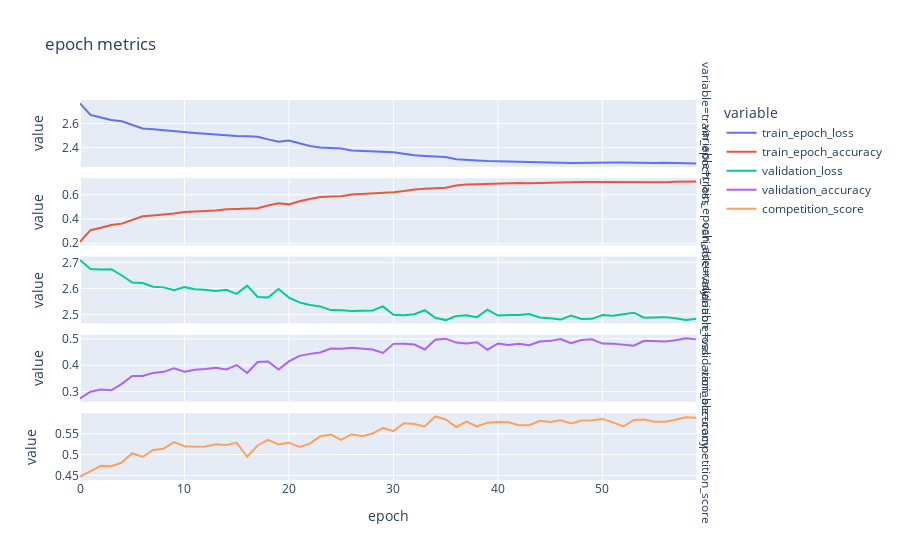
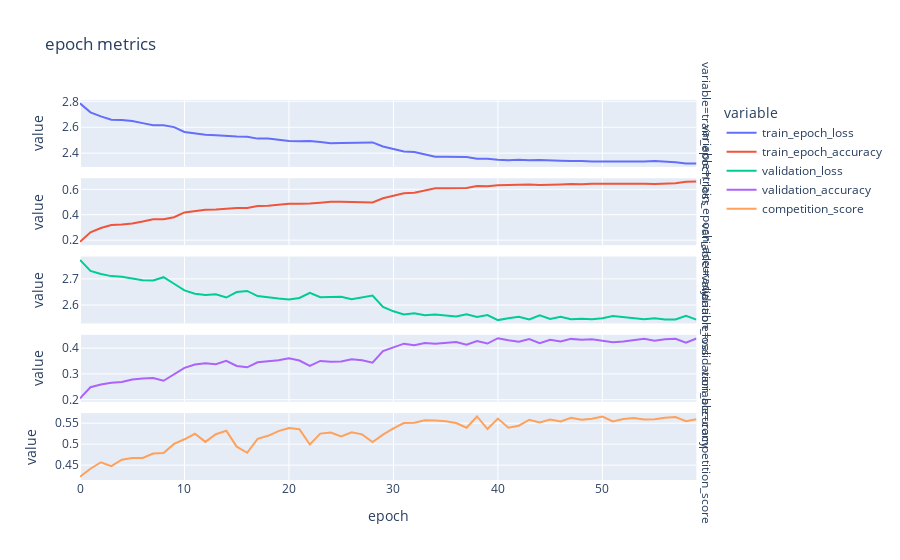
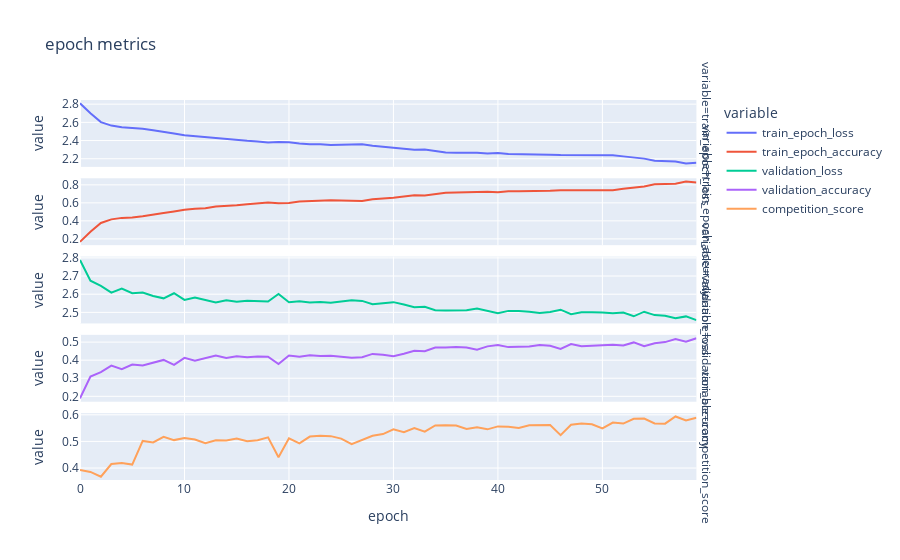
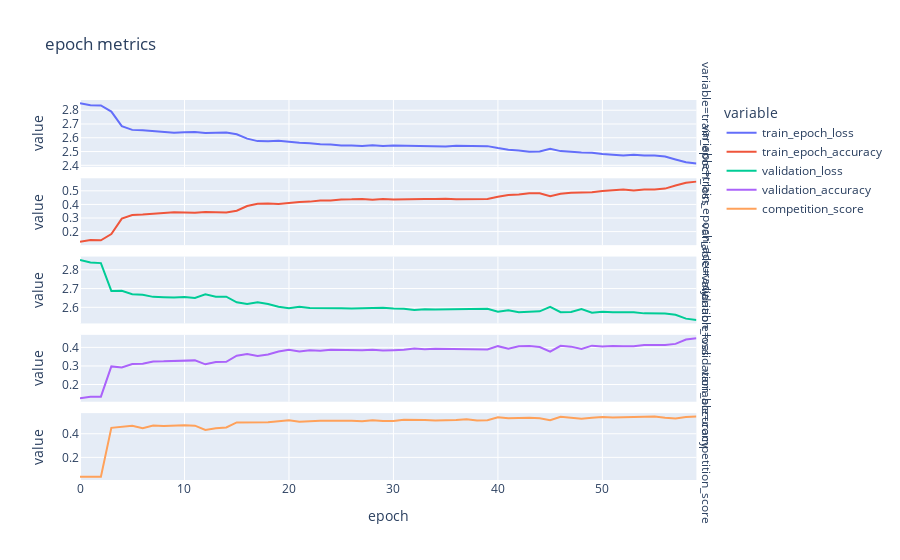

Notebook code cell kept with these figures, in order:
### Markdown cell above
## Cross validation training

### Code cell
NB_CROSS_VALIDATIONS = 5
fold_patterns = join(dataset_path, "preprocessed_dataset", "fold*")
fold_pths = glob(fold_patterns)[:NB_CROSS_VALIDATIONS]
all_training_metrics = {}

for fold_idx, fold_pth in enumerate(fold_pths):
    print("training:", fold_idx + 1)
    train_dataset = CMIDataset(fold_pth, "train")
    train_data_loader = DL(train_dataset, BATCH_SIZE, shuffle=True)
    validation_dataset = CMIDataset(fold_pth, "validation")
    validation_data_loader = DL(validation_dataset, BATCH_SIZE, shuffle=False)
    _, training_metrics, _ = mk_model_and_fit(train_data_loader, validation_data_loader)
    all_training_metrics["fold_" + str(fold_idx)] = training_metrics
    plt_validation_split_training_metrics(training_metrics)
    print("=========================")

all_training_metrics = pd.concat(all_training_metrics)

### Figure 1 — Plotly figure (JSON) as saved in the notebook; plotly's stock layout.template omitted (floating-point values rounded to 4 significant figures)
{"data": [{"hovertemplate": "variable=train_epoch_loss<br>epoch=%{x}<br>value=%{y}<extra></extra>", "legendgroup": "train_epoch_loss", "line": {"color": "#636efa", "dash": "solid"}, "marker": {"symbol": "circle"}, "mode": "lines", "name": "train_epoch_loss", "orientation": "v", "showlegend": true, "type": "scatter", "x": [0, 1, 2, 3, 4, 5, 6, 7, 8, 9, 10, 11, 12, 13, 14, 15, 16, 17, 18, 19, 20, 21, 22, 23, 24, 25, 26, 27, 28, 29, 30, 31, 32, 33, 34, 35, 36, 37, 38, 39, 40, 41, 42, 43, 44, 45, 46, 47, 48, 49, 50, 51, 52, 53, 54, 55, 56, 57, 58, 59], "xaxis": "x5", "y": [2.766, 2.671, 2.648, 2.628, 2.618, 2.591, 2.56, 2.552, 2.544, 2.536, 2.523, 2.521, 2.515, 2.509, 2.5, 2.496, 2.496, 2.491, 2.469, 2.451, 2.459, 2.434, 2.415, 2.401, 2.395, 2.393, 2.379, 2.374, 2.37, 2.368, 2.362, 2.351, 2.338, 2.332, 2.327, 2.323, 2.306, 2.299, 2.296, 2.291, 2.29, 2.286, 2.283, 2.286, 2.283, 2.283, 2.278, 2.274, 2.274, 2.275, 2.275, 2.278, 2.28, 2.277, 2.277, 2.276, 2.277, 2.273, 2.271, 2.27], "yaxis": "y5"}, {"hovertemplate": "variable=train_epoch_accuracy<br>epoch=%{x}<br>value=%{y}<extra></extra>", "legendgroup": "train_epoch_accuracy", "line": {"color": "#EF553B", "dash": "solid"}, "marker": {"symbol": "circle"}, "mode": "lines", "name": "train_epoch_accuracy", "orientation": "v", "showlegend": true, "type": "scatter", "x": [0, 1, 2, 3, 4, 5, 6, 7, 8, 9, 10, 11, 12, 13, 14, 15, 16, 17, 18, 19, 20, 21, 22, 23, 24, 25, 26, 27, 28, 29, 30, 31, 32, 33, 34, 35, 36, 37, 38, 39, 40, 41, 42, 43, 44, 45, 46, 47, 48, 49, 50, 51, 52, 53, 54, 55, 56, 57, 58, 59], "xaxis": "x4", "y": [0.212, 0.3079, 0.3275, 0.3509, 0.3621, 0.3922, 0.4226, 0.4291, 0.4359, 0.4451, 0.4584, 0.46, 0.4662, 0.4709, 0.4807, 0.4834, 0.4841, 0.4894, 0.5113, 0.5307, 0.5211, 0.5473, 0.5654, 0.5811, 0.5862, 0.5881, 0.6026, 0.6071, 0.611, 0.6122, 0.6213, 0.6319, 0.6444, 0.6499, 0.6547, 0.6579, 0.6764, 0.6845, 0.6862, 0.6905, 0.6911, 0.6958, 0.6981, 0.6954, 0.6981, 0.6977, 0.7034, 0.7065, 0.7065, 0.7054, 0.7048, 0.7018, 0.7005, 0.7032, 0.703, 0.7046, 0.7028, 0.7067, 0.7085, 0.7087], "yaxis": "y4"}, {"hovertemplate": "variable=validation_loss<br>epoch=%{x}<br>value=%{y}<extra></extra>", "legendgroup": "validation_loss", "line": {"color": "#00cc96", "dash": "solid"}, "marker": {"symbol": "circle"}, "mode": "lines", "name": "validation_loss", "orientation": "v", "showlegend": true, "type": "scatter", "x": [0, 1, 2, 3, 4, 5, 6, 7, 8, 9, 10, 11, 12, 13, 14, 15, 16, 17, 18, 19, 20, 21, 22, 23, 24, 25, 26, 27, 28, 29, 30, 31, 32, 33, 34, 35, 36, 37, 38, 39, 40, 41, 42, 43, 44, 45, 46, 47, 48, 49, 50, 51, 52, 53, 54, 55, 56, 57, 58, 59], "xaxis": "x3", "y": [2.709, 2.675, 2.673, 2.674, 2.65, 2.623, 2.621, 2.607, 2.604, 2.594, 2.605, 2.597, 2.595, 2.59, 2.595, 2.58, 2.611, 2.568, 2.566, 2.598, 2.566, 2.547, 2.537, 2.532, 2.517, 2.517, 2.514, 2.516, 2.516, 2.532, 2.5, 2.497, 2.502, 2.517, 2.488, 2.479, 2.495, 2.498, 2.491, 2.519, 2.497, 2.499, 2.499, 2.502, 2.489, 2.486, 2.481, 2.497, 2.484, 2.484, 2.499, 2.496, 2.502, 2.507, 2.488, 2.489, 2.491, 2.487, 2.48, 2.485], "yaxis": "y3"}, {"hovertemplate": "variable=validation_accuracy<br>epoch=%{x}<br>value=%{y}<extra></extra>", "legendgroup": "validation_accuracy", "line": {"color": "#ab63fa", "dash": "solid"}, "marker": {"symbol": "circle"}, "mode": "lines", "name": "validation_accuracy", "orientation": "v", "showlegend": true, "type": "scatter", "x": [0, 1, 2, 3, 4, 5, 6, 7, 8, 9, 10, 11, 12, 13, 14, 15, 16, 17, 18, 19, 20, 21, 22, 23, 24, 25, 26, 27, 28, 29, 30, 31, 32, 33, 34, 35, 36, 37, 38, 39, 40, 41, 42, 43, 44, 45, 46, 47, 48, 49, 50, 51, 52, 53, 54, 55, 56, 57, 58, 59], "xaxis": "x2", "y": [0.2741, 0.2996, 0.308, 0.3047, 0.329, 0.3589, 0.359, 0.371, 0.3749, 0.3887, 0.3752, 0.3829, 0.3857, 0.3908, 0.3841, 0.4007, 0.3706, 0.4119, 0.414, 0.3835, 0.4144, 0.4356, 0.4432, 0.4484, 0.4635, 0.4622, 0.4662, 0.4638, 0.4596, 0.4467, 0.4812, 0.4821, 0.4785, 0.4599, 0.4969, 0.5009, 0.4859, 0.4823, 0.4872, 0.4589, 0.4828, 0.477, 0.4816, 0.4764, 0.4901, 0.4926, 0.4997, 0.4841, 0.4956, 0.4985, 0.4821, 0.4821, 0.477, 0.474, 0.4929, 0.4916, 0.4899, 0.495, 0.5028, 0.4983], "yaxis": "y2"}, {"hovertemplate": "variable=competition_score<br>epoch=%{x}<br>value=%{y}<extra></extra>", "legendgroup": "competition_score", "line": {"color": "#FFA15A", "dash": "solid"}, "marker": {"symbol": "circle"}, "mode": "lines", "name": "competition_score", "orientation": "v", "showlegend": true, "type": "scatter", "x": [0, 1, 2, 3, 4, 5, 6, 7, 8, 9, 10, 11, 12, 13, 14, 15, 16, 17, 18, 19, 20, 21, 22, 23, 24, 25, 26, 27, 28, 29, 30, 31, 32, 33, 34, 35, 36, 37, 38, 39, 40, 41, 42, 43, 44, 45, 46, 47, 48, 49, 50, 51, 52, 53, 54, 55, 56, 57, 58, 59], "xaxis": "x", "y": [0.447, 0.4599, 0.4728, 0.4721, 0.4808, 0.503, 0.4942, 0.5111, 0.514, 0.5297, 0.5197, 0.5185, 0.5192, 0.5248, 0.5227, 0.528, 0.4947, 0.5217, 0.5351, 0.524, 0.5283, 0.518, 0.5261, 0.544, 0.5479, 0.5349, 0.5487, 0.5435, 0.5501, 0.5636, 0.5561, 0.5748, 0.5728, 0.5673, 0.5911, 0.5837, 0.5659, 0.5789, 0.5675, 0.5763, 0.5781, 0.5773, 0.5701, 0.5703, 0.5805, 0.5781, 0.5818, 0.5745, 0.5812, 0.5822, 0.5852, 0.5769, 0.567, 0.5824, 0.5836, 0.5783, 0.5785, 0.583, 0.589, 0.5877], "yaxis": "y"}], "layout": {"annotations": [{"font": {}, "showarrow": false, "text": "variable=competition_score", "textangle": 90, "x": 0.98, "xanchor": "left", "xref": "paper", "y": 0.088, "yanchor": "middle", "yref": "paper"}, {"font": {}, "showarrow": false, "text": "variable=validation_accuracy", "textangle": 90, "x": 0.98, "xanchor": "left", "xref": "paper", "y": 0.294, "yanchor": "middle", "yref": "paper"}, {"font": {}, "showarrow": false, "text": "variable=validation_loss", "textangle": 90, "x": 0.98, "xanchor": "left", "xref": "paper", "y": 0.5, "yanchor": "middle", "yref": "paper"}, {"font": {}, "showarrow": false, "text": "variable=train_epoch_accuracy", "textangle": 90, "x": 0.98, "xanchor": "left", "xref": "paper", "y": 0.706, "yanchor": "middle", "yref": "paper"}, {"font": {}, "showarrow": false, "text": "variable=train_epoch_loss", "textangle": 90, "x": 0.98, "xanchor": "left", "xref": "paper", "y": 0.912, "yanchor": "middle", "yref": "paper"}], "legend": {"title": {"text": "variable"}, "tracegroupgap": 0}, "title": {"text": "epoch metrics"}, "xaxis": {"anchor": "y", "domain": [0, 0.98], "title": {"text": "epoch"}}, "xaxis2": {"anchor": "y2", "domain": [0, 0.98], "matches": "x", "showticklabels": false}, "xaxis3": {"anchor": "y3", "domain": [0, 0.98], "matches": "x", "showticklabels": false}, "xaxis4": {"anchor": "y4", "domain": [0, 0.98], "matches": "x", "showticklabels": false}, "xaxis5": {"anchor": "y5", "domain": [0, 0.98], "matches": "x", "showticklabels": false}, "yaxis": {"anchor": "x", "domain": [0, 0.176], "title": {"text": "value"}}, "yaxis2": {"anchor": "x2", "domain": [0.206, 0.382], "title": {"text": "value"}}, "yaxis3": {"anchor": "x3", "domain": [0.412, 0.588], "title": {"text": "value"}}, "yaxis4": {"anchor": "x4", "domain": [0.618, 0.794], "title": {"text": "value"}}, "yaxis5": {"anchor": "x5", "domain": [0.824, 1], "title": {"text": "value"}}}}

### Figure 2 — Plotly figure (JSON) as saved in the notebook; plotly's stock layout.template omitted (floating-point values rounded to 4 significant figures)
{"data": [{"hovertemplate": "variable=train_epoch_loss<br>epoch=%{x}<br>value=%{y}<extra></extra>", "legendgroup": "train_epoch_loss", "line": {"color": "#636efa", "dash": "solid"}, "marker": {"symbol": "circle"}, "mode": "lines", "name": "train_epoch_loss", "orientation": "v", "showlegend": true, "type": "scatter", "x": [0, 1, 2, 3, 4, 5, 6, 7, 8, 9, 10, 11, 12, 13, 14, 15, 16, 17, 18, 19, 20, 21, 22, 23, 24, 25, 26, 27, 28, 29, 30, 31, 32, 33, 34, 35, 36, 37, 38, 39, 40, 41, 42, 43, 44, 45, 46, 47, 48, 49, 50, 51, 52, 53, 54, 55, 56, 57, 58, 59], "xaxis": "x5", "y": [2.784, 2.715, 2.683, 2.659, 2.657, 2.648, 2.632, 2.616, 2.615, 2.601, 2.563, 2.554, 2.542, 2.539, 2.533, 2.528, 2.527, 2.512, 2.512, 2.501, 2.495, 2.493, 2.493, 2.486, 2.477, 2.478, 2.479, 2.48, 2.483, 2.452, 2.432, 2.412, 2.409, 2.392, 2.372, 2.373, 2.372, 2.37, 2.356, 2.356, 2.35, 2.346, 2.35, 2.344, 2.347, 2.342, 2.342, 2.339, 2.34, 2.336, 2.335, 2.338, 2.335, 2.333, 2.336, 2.339, 2.335, 2.331, 2.321, 2.32], "yaxis": "y5"}, {"hovertemplate": "variable=train_epoch_accuracy<br>epoch=%{x}<br>value=%{y}<extra></extra>", "legendgroup": "train_epoch_accuracy", "line": {"color": "#EF553B", "dash": "solid"}, "marker": {"symbol": "circle"}, "mode": "lines", "name": "train_epoch_accuracy", "orientation": "v", "showlegend": true, "type": "scatter", "x": [0, 1, 2, 3, 4, 5, 6, 7, 8, 9, 10, 11, 12, 13, 14, 15, 16, 17, 18, 19, 20, 21, 22, 23, 24, 25, 26, 27, 28, 29, 30, 31, 32, 33, 34, 35, 36, 37, 38, 39, 40, 41, 42, 43, 44, 45, 46, 47, 48, 49, 50, 51, 52, 53, 54, 55, 56, 57, 58, 59], "xaxis": "x4", "y": [0.1866, 0.2618, 0.2954, 0.3188, 0.3223, 0.3313, 0.3463, 0.3641, 0.3651, 0.3801, 0.418, 0.4268, 0.4398, 0.4403, 0.4479, 0.453, 0.4522, 0.4683, 0.4703, 0.4789, 0.4854, 0.4871, 0.4877, 0.4947, 0.5027, 0.5017, 0.5002, 0.5002, 0.4967, 0.5293, 0.5488, 0.5687, 0.5736, 0.5904, 0.6085, 0.6083, 0.6083, 0.6109, 0.6253, 0.6242, 0.631, 0.6341, 0.6318, 0.6371, 0.6341, 0.6386, 0.6382, 0.6415, 0.6396, 0.6445, 0.6452, 0.6416, 0.6454, 0.6462, 0.6445, 0.6412, 0.6449, 0.6486, 0.6595, 0.6605], "yaxis": "y4"}, {"hovertemplate": "variable=validation_loss<br>epoch=%{x}<br>value=%{y}<extra></extra>", "legendgroup": "validation_loss", "line": {"color": "#00cc96", "dash": "solid"}, "marker": {"symbol": "circle"}, "mode": "lines", "name": "validation_loss", "orientation": "v", "showlegend": true, "type": "scatter", "x": [0, 1, 2, 3, 4, 5, 6, 7, 8, 9, 10, 11, 12, 13, 14, 15, 16, 17, 18, 19, 20, 21, 22, 23, 24, 25, 26, 27, 28, 29, 30, 31, 32, 33, 34, 35, 36, 37, 38, 39, 40, 41, 42, 43, 44, 45, 46, 47, 48, 49, 50, 51, 52, 53, 54, 55, 56, 57, 58, 59], "xaxis": "x3", "y": [2.773, 2.73, 2.718, 2.711, 2.708, 2.702, 2.695, 2.694, 2.706, 2.681, 2.656, 2.643, 2.638, 2.641, 2.629, 2.65, 2.654, 2.634, 2.628, 2.625, 2.621, 2.627, 2.647, 2.63, 2.631, 2.631, 2.622, 2.628, 2.636, 2.592, 2.576, 2.564, 2.569, 2.561, 2.564, 2.56, 2.556, 2.565, 2.554, 2.562, 2.542, 2.549, 2.555, 2.545, 2.56, 2.546, 2.555, 2.546, 2.548, 2.546, 2.55, 2.558, 2.554, 2.549, 2.545, 2.55, 2.545, 2.545, 2.559, 2.544], "yaxis": "y3"}, {"hovertemplate": "variable=validation_accuracy<br>epoch=%{x}<br>value=%{y}<extra></extra>", "legendgroup": "validation_accuracy", "line": {"color": "#ab63fa", "dash": "solid"}, "marker": {"symbol": "circle"}, "mode": "lines", "name": "validation_accuracy", "orientation": "v", "showlegend": true, "type": "scatter", "x": [0, 1, 2, 3, 4, 5, 6, 7, 8, 9, 10, 11, 12, 13, 14, 15, 16, 17, 18, 19, 20, 21, 22, 23, 24, 25, 26, 27, 28, 29, 30, 31, 32, 33, 34, 35, 36, 37, 38, 39, 40, 41, 42, 43, 44, 45, 46, 47, 48, 49, 50, 51, 52, 53, 54, 55, 56, 57, 58, 59], "xaxis": "x2", "y": [0.2051, 0.2484, 0.2592, 0.2661, 0.2688, 0.2781, 0.2823, 0.2844, 0.2733, 0.2994, 0.3234, 0.3361, 0.3409, 0.3379, 0.3508, 0.3307, 0.3256, 0.3451, 0.3475, 0.3526, 0.3601, 0.3517, 0.3313, 0.3502, 0.3472, 0.3478, 0.3568, 0.3529, 0.3433, 0.3883, 0.4027, 0.4171, 0.4114, 0.4195, 0.4165, 0.4192, 0.4234, 0.4135, 0.4273, 0.4177, 0.4384, 0.43, 0.4243, 0.4351, 0.4192, 0.4318, 0.4258, 0.4357, 0.4324, 0.4339, 0.4282, 0.4231, 0.4252, 0.4315, 0.4358, 0.4282, 0.4342, 0.436, 0.4207, 0.4372], "yaxis": "y2"}, {"hovertemplate": "variable=competition_score<br>epoch=%{x}<br>value=%{y}<extra></extra>", "legendgroup": "competition_score", "line": {"color": "#FFA15A", "dash": "solid"}, "marker": {"symbol": "circle"}, "mode": "lines", "name": "competition_score", "orientation": "v", "showlegend": true, "type": "scatter", "x": [0, 1, 2, 3, 4, 5, 6, 7, 8, 9, 10, 11, 12, 13, 14, 15, 16, 17, 18, 19, 20, 21, 22, 23, 24, 25, 26, 27, 28, 29, 30, 31, 32, 33, 34, 35, 36, 37, 38, 39, 40, 41, 42, 43, 44, 45, 46, 47, 48, 49, 50, 51, 52, 53, 54, 55, 56, 57, 58, 59], "xaxis": "x", "y": [0.4224, 0.4414, 0.4568, 0.4476, 0.4629, 0.4668, 0.4672, 0.4777, 0.4788, 0.5006, 0.5116, 0.5248, 0.5054, 0.5237, 0.532, 0.494, 0.4793, 0.5125, 0.5199, 0.5312, 0.5386, 0.5358, 0.4993, 0.5252, 0.5278, 0.5185, 0.5285, 0.5234, 0.5048, 0.5227, 0.5374, 0.5503, 0.5512, 0.5572, 0.5565, 0.5548, 0.5504, 0.5391, 0.5661, 0.5361, 0.5611, 0.5392, 0.5441, 0.5583, 0.5515, 0.5588, 0.5543, 0.5631, 0.5582, 0.5605, 0.5656, 0.5544, 0.5601, 0.5624, 0.5591, 0.5592, 0.5629, 0.5648, 0.5549, 0.5595], "yaxis": "y"}], "layout": {"annotations": [{"font": {}, "showarrow": false, "text": "variable=competition_score", "textangle": 90, "x": 0.98, "xanchor": "left", "xref": "paper", "y": 0.088, "yanchor": "middle", "yref": "paper"}, {"font": {}, "showarrow": false, "text": "variable=validation_accuracy", "textangle": 90, "x": 0.98, "xanchor": "left", "xref": "paper", "y": 0.294, "yanchor": "middle", "yref": "paper"}, {"font": {}, "showarrow": false, "text": "variable=validation_loss", "textangle": 90, "x": 0.98, "xanchor": "left", "xref": "paper", "y": 0.5, "yanchor": "middle", "yref": "paper"}, {"font": {}, "showarrow": false, "text": "variable=train_epoch_accuracy", "textangle": 90, "x": 0.98, "xanchor": "left", "xref": "paper", "y": 0.706, "yanchor": "middle", "yref": "paper"}, {"font": {}, "showarrow": false, "text": "variable=train_epoch_loss", "textangle": 90, "x": 0.98, "xanchor": "left", "xref": "paper", "y": 0.912, "yanchor": "middle", "yref": "paper"}], "legend": {"title": {"text": "variable"}, "tracegroupgap": 0}, "title": {"text": "epoch metrics"}, "xaxis": {"anchor": "y", "domain": [0, 0.98], "title": {"text": "epoch"}}, "xaxis2": {"anchor": "y2", "domain": [0, 0.98], "matches": "x", "showticklabels": false}, "xaxis3": {"anchor": "y3", "domain": [0, 0.98], "matches": "x", "showticklabels": false}, "xaxis4": {"anchor": "y4", "domain": [0, 0.98], "matches": "x", "showticklabels": false}, "xaxis5": {"anchor": "y5", "domain": [0, 0.98], "matches": "x", "showticklabels": false}, "yaxis": {"anchor": "x", "domain": [0, 0.176], "title": {"text": "value"}}, "yaxis2": {"anchor": "x2", "domain": [0.206, 0.382], "title": {"text": "value"}}, "yaxis3": {"anchor": "x3", "domain": [0.412, 0.588], "title": {"text": "value"}}, "yaxis4": {"anchor": "x4", "domain": [0.618, 0.794], "title": {"text": "value"}}, "yaxis5": {"anchor": "x5", "domain": [0.824, 1], "title": {"text": "value"}}}}

### Figure 3 — Plotly figure (JSON) as saved in the notebook; plotly's stock layout.template omitted (floating-point values rounded to 4 significant figures)
{"data": [{"hovertemplate": "variable=train_epoch_loss<br>epoch=%{x}<br>value=%{y}<extra></extra>", "legendgroup": "train_epoch_loss", "line": {"color": "#636efa", "dash": "solid"}, "marker": {"symbol": "circle"}, "mode": "lines", "name": "train_epoch_loss", "orientation": "v", "showlegend": true, "type": "scatter", "x": [0, 1, 2, 3, 4, 5, 6, 7, 8, 9, 10, 11, 12, 13, 14, 15, 16, 17, 18, 19, 20, 21, 22, 23, 24, 25, 26, 27, 28, 29, 30, 31, 32, 33, 34, 35, 36, 37, 38, 39, 40, 41, 42, 43, 44, 45, 46, 47, 48, 49, 50, 51, 52, 53, 54, 55, 56, 57, 58, 59], "xaxis": "x5", "y": [2.809, 2.7, 2.603, 2.564, 2.547, 2.541, 2.529, 2.514, 2.492, 2.477, 2.458, 2.446, 2.44, 2.423, 2.415, 2.408, 2.397, 2.391, 2.379, 2.385, 2.382, 2.368, 2.36, 2.361, 2.352, 2.354, 2.356, 2.359, 2.342, 2.334, 2.324, 2.311, 2.299, 2.301, 2.285, 2.27, 2.267, 2.267, 2.266, 2.257, 2.265, 2.253, 2.253, 2.251, 2.248, 2.245, 2.241, 2.241, 2.242, 2.242, 2.24, 2.239, 2.226, 2.213, 2.202, 2.179, 2.171, 2.169, 2.148, 2.156], "yaxis": "y5"}, {"hovertemplate": "variable=train_epoch_accuracy<br>epoch=%{x}<br>value=%{y}<extra></extra>", "legendgroup": "train_epoch_accuracy", "line": {"color": "#EF553B", "dash": "solid"}, "marker": {"symbol": "circle"}, "mode": "lines", "name": "train_epoch_accuracy", "orientation": "v", "showlegend": true, "type": "scatter", "x": [0, 1, 2, 3, 4, 5, 6, 7, 8, 9, 10, 11, 12, 13, 14, 15, 16, 17, 18, 19, 20, 21, 22, 23, 24, 25, 26, 27, 28, 29, 30, 31, 32, 33, 34, 35, 36, 37, 38, 39, 40, 41, 42, 43, 44, 45, 46, 47, 48, 49, 50, 51, 52, 53, 54, 55, 56, 57, 58, 59], "xaxis": "x4", "y": [0.1674, 0.2791, 0.3768, 0.4168, 0.4332, 0.4381, 0.4521, 0.4662, 0.4879, 0.5045, 0.5234, 0.534, 0.5396, 0.5607, 0.565, 0.574, 0.5855, 0.591, 0.6035, 0.5957, 0.5996, 0.6143, 0.6211, 0.6201, 0.6289, 0.626, 0.6252, 0.6213, 0.6404, 0.6471, 0.6574, 0.6717, 0.6842, 0.6807, 0.6971, 0.7123, 0.7139, 0.7148, 0.7156, 0.7246, 0.7166, 0.7279, 0.7281, 0.7289, 0.7326, 0.7352, 0.7402, 0.7406, 0.7387, 0.7383, 0.7408, 0.7414, 0.7557, 0.7697, 0.7826, 0.8055, 0.8123, 0.8121, 0.8359, 0.8264], "yaxis": "y4"}, {"hovertemplate": "variable=validation_loss<br>epoch=%{x}<br>value=%{y}<extra></extra>", "legendgroup": "validation_loss", "line": {"color": "#00cc96", "dash": "solid"}, "marker": {"symbol": "circle"}, "mode": "lines", "name": "validation_loss", "orientation": "v", "showlegend": true, "type": "scatter", "x": [0, 1, 2, 3, 4, 5, 6, 7, 8, 9, 10, 11, 12, 13, 14, 15, 16, 17, 18, 19, 20, 21, 22, 23, 24, 25, 26, 27, 28, 29, 30, 31, 32, 33, 34, 35, 36, 37, 38, 39, 40, 41, 42, 43, 44, 45, 46, 47, 48, 49, 50, 51, 52, 53, 54, 55, 56, 57, 58, 59], "xaxis": "x3", "y": [2.789, 2.674, 2.646, 2.609, 2.631, 2.605, 2.609, 2.59, 2.577, 2.605, 2.568, 2.582, 2.568, 2.554, 2.566, 2.558, 2.564, 2.56, 2.56, 2.601, 2.555, 2.562, 2.555, 2.557, 2.553, 2.56, 2.567, 2.563, 2.545, 2.551, 2.556, 2.543, 2.528, 2.53, 2.512, 2.51, 2.509, 2.511, 2.521, 2.506, 2.495, 2.508, 2.508, 2.503, 2.497, 2.502, 2.515, 2.49, 2.501, 2.5, 2.5, 2.495, 2.499, 2.478, 2.504, 2.485, 2.482, 2.467, 2.478, 2.457], "yaxis": "y3"}, {"hovertemplate": "variable=validation_accuracy<br>epoch=%{x}<br>value=%{y}<extra></extra>", "legendgroup": "validation_accuracy", "line": {"color": "#ab63fa", "dash": "solid"}, "marker": {"symbol": "circle"}, "mode": "lines", "name": "validation_accuracy", "orientation": "v", "showlegend": true, "type": "scatter", "x": [0, 1, 2, 3, 4, 5, 6, 7, 8, 9, 10, 11, 12, 13, 14, 15, 16, 17, 18, 19, 20, 21, 22, 23, 24, 25, 26, 27, 28, 29, 30, 31, 32, 33, 34, 35, 36, 37, 38, 39, 40, 41, 42, 43, 44, 45, 46, 47, 48, 49, 50, 51, 52, 53, 54, 55, 56, 57, 58, 59], "xaxis": "x2", "y": [0.1885, 0.3095, 0.3341, 0.3697, 0.3497, 0.3757, 0.3706, 0.3874, 0.4015, 0.3739, 0.4129, 0.3964, 0.4114, 0.426, 0.4125, 0.4213, 0.4162, 0.4207, 0.4191, 0.3787, 0.4258, 0.4191, 0.427, 0.4228, 0.4248, 0.4191, 0.4132, 0.4167, 0.4348, 0.4296, 0.4224, 0.4359, 0.4524, 0.4491, 0.4695, 0.4695, 0.4731, 0.4698, 0.4584, 0.4764, 0.4833, 0.4722, 0.4737, 0.4761, 0.4841, 0.4794, 0.4626, 0.4896, 0.477, 0.4797, 0.4806, 0.486, 0.4815, 0.4983, 0.477, 0.494, 0.5001, 0.5171, 0.5027, 0.5217], "yaxis": "y2"}, {"hovertemplate": "variable=competition_score<br>epoch=%{x}<br>value=%{y}<extra></extra>", "legendgroup": "competition_score", "line": {"color": "#FFA15A", "dash": "solid"}, "marker": {"symbol": "circle"}, "mode": "lines", "name": "competition_score", "orientation": "v", "showlegend": true, "type": "scatter", "x": [0, 1, 2, 3, 4, 5, 6, 7, 8, 9, 10, 11, 12, 13, 14, 15, 16, 17, 18, 19, 20, 21, 22, 23, 24, 25, 26, 27, 28, 29, 30, 31, 32, 33, 34, 35, 36, 37, 38, 39, 40, 41, 42, 43, 44, 45, 46, 47, 48, 49, 50, 51, 52, 53, 54, 55, 56, 57, 58, 59], "xaxis": "x", "y": [0.3932, 0.3854, 0.3678, 0.4153, 0.4186, 0.413, 0.5017, 0.4961, 0.5175, 0.505, 0.5128, 0.5069, 0.493, 0.5041, 0.5034, 0.5106, 0.5005, 0.5043, 0.5154, 0.4408, 0.5118, 0.493, 0.5181, 0.521, 0.5199, 0.5106, 0.4897, 0.5046, 0.5213, 0.5277, 0.5453, 0.5343, 0.55, 0.5367, 0.5597, 0.5603, 0.5599, 0.5465, 0.5529, 0.5454, 0.5564, 0.5552, 0.5502, 0.5604, 0.5617, 0.562, 0.5234, 0.5628, 0.5674, 0.5644, 0.5486, 0.5707, 0.567, 0.5851, 0.5859, 0.5677, 0.5666, 0.5937, 0.5785, 0.5889], "yaxis": "y"}], "layout": {"annotations": [{"font": {}, "showarrow": false, "text": "variable=competition_score", "textangle": 90, "x": 0.98, "xanchor": "left", "xref": "paper", "y": 0.088, "yanchor": "middle", "yref": "paper"}, {"font": {}, "showarrow": false, "text": "variable=validation_accuracy", "textangle": 90, "x": 0.98, "xanchor": "left", "xref": "paper", "y": 0.294, "yanchor": "middle", "yref": "paper"}, {"font": {}, "showarrow": false, "text": "variable=validation_loss", "textangle": 90, "x": 0.98, "xanchor": "left", "xref": "paper", "y": 0.5, "yanchor": "middle", "yref": "paper"}, {"font": {}, "showarrow": false, "text": "variable=train_epoch_accuracy", "textangle": 90, "x": 0.98, "xanchor": "left", "xref": "paper", "y": 0.706, "yanchor": "middle", "yref": "paper"}, {"font": {}, "showarrow": false, "text": "variable=train_epoch_loss", "textangle": 90, "x": 0.98, "xanchor": "left", "xref": "paper", "y": 0.912, "yanchor": "middle", "yref": "paper"}], "legend": {"title": {"text": "variable"}, "tracegroupgap": 0}, "title": {"text": "epoch metrics"}, "xaxis": {"anchor": "y", "domain": [0, 0.98], "title": {"text": "epoch"}}, "xaxis2": {"anchor": "y2", "domain": [0, 0.98], "matches": "x", "showticklabels": false}, "xaxis3": {"anchor": "y3", "domain": [0, 0.98], "matches": "x", "showticklabels": false}, "xaxis4": {"anchor": "y4", "domain": [0, 0.98], "matches": "x", "showticklabels": false}, "xaxis5": {"anchor": "y5", "domain": [0, 0.98], "matches": "x", "showticklabels": false}, "yaxis": {"anchor": "x", "domain": [0, 0.176], "title": {"text": "value"}}, "yaxis2": {"anchor": "x2", "domain": [0.206, 0.382], "title": {"text": "value"}}, "yaxis3": {"anchor": "x3", "domain": [0.412, 0.588], "title": {"text": "value"}}, "yaxis4": {"anchor": "x4", "domain": [0.618, 0.794], "title": {"text": "value"}}, "yaxis5": {"anchor": "x5", "domain": [0.824, 1], "title": {"text": "value"}}}}

### Figure 4 — Plotly figure (JSON) as saved in the notebook; plotly's stock layout.template omitted (floating-point values rounded to 4 significant figures)
{"data": [{"hovertemplate": "variable=train_epoch_loss<br>epoch=%{x}<br>value=%{y}<extra></extra>", "legendgroup": "train_epoch_loss", "line": {"color": "#636efa", "dash": "solid"}, "marker": {"symbol": "circle"}, "mode": "lines", "name": "train_epoch_loss", "orientation": "v", "showlegend": true, "type": "scatter", "x": [0, 1, 2, 3, 4, 5, 6, 7, 8, 9, 10, 11, 12, 13, 14, 15, 16, 17, 18, 19, 20, 21, 22, 23, 24, 25, 26, 27, 28, 29, 30, 31, 32, 33, 34, 35, 36, 37, 38, 39, 40, 41, 42, 43, 44, 45, 46, 47, 48, 49, 50, 51, 52, 53, 54, 55, 56, 57, 58, 59], "xaxis": "x5", "y": [2.85, 2.836, 2.835, 2.79, 2.685, 2.657, 2.655, 2.65, 2.642, 2.636, 2.639, 2.642, 2.635, 2.635, 2.638, 2.625, 2.594, 2.576, 2.574, 2.578, 2.569, 2.563, 2.561, 2.553, 2.551, 2.544, 2.543, 2.54, 2.545, 2.54, 2.544, 2.541, 2.541, 2.539, 2.54, 2.537, 2.542, 2.541, 2.539, 2.539, 2.525, 2.514, 2.508, 2.499, 2.5, 2.521, 2.503, 2.496, 2.494, 2.492, 2.482, 2.477, 2.472, 2.477, 2.471, 2.471, 2.464, 2.442, 2.422, 2.413], "yaxis": "y5"}, {"hovertemplate": "variable=train_epoch_accuracy<br>epoch=%{x}<br>value=%{y}<extra></extra>", "legendgroup": "train_epoch_accuracy", "line": {"color": "#EF553B", "dash": "solid"}, "marker": {"symbol": "circle"}, "mode": "lines", "name": "train_epoch_accuracy", "orientation": "v", "showlegend": true, "type": "scatter", "x": [0, 1, 2, 3, 4, 5, 6, 7, 8, 9, 10, 11, 12, 13, 14, 15, 16, 17, 18, 19, 20, 21, 22, 23, 24, 25, 26, 27, 28, 29, 30, 31, 32, 33, 34, 35, 36, 37, 38, 39, 40, 41, 42, 43, 44, 45, 46, 47, 48, 49, 50, 51, 52, 53, 54, 55, 56, 57, 58, 59], "xaxis": "x4", "y": [0.1249, 0.1382, 0.1363, 0.1816, 0.2956, 0.3217, 0.3253, 0.3305, 0.3383, 0.3433, 0.3401, 0.3381, 0.3446, 0.344, 0.3403, 0.3537, 0.3883, 0.4046, 0.4068, 0.4032, 0.412, 0.4177, 0.4207, 0.4287, 0.4297, 0.4364, 0.4373, 0.4405, 0.435, 0.4408, 0.4358, 0.4389, 0.4384, 0.4403, 0.4399, 0.4421, 0.4379, 0.4394, 0.4403, 0.4399, 0.4568, 0.4687, 0.4732, 0.4816, 0.4819, 0.4598, 0.4779, 0.4859, 0.4873, 0.4898, 0.4995, 0.5039, 0.5105, 0.5034, 0.5095, 0.5094, 0.5165, 0.5397, 0.5588, 0.5678], "yaxis": "y4"}, {"hovertemplate": "variable=validation_loss<br>epoch=%{x}<br>value=%{y}<extra></extra>", "legendgroup": "validation_loss", "line": {"color": "#00cc96", "dash": "solid"}, "marker": {"symbol": "circle"}, "mode": "lines", "name": "validation_loss", "orientation": "v", "showlegend": true, "type": "scatter", "x": [0, 1, 2, 3, 4, 5, 6, 7, 8, 9, 10, 11, 12, 13, 14, 15, 16, 17, 18, 19, 20, 21, 22, 23, 24, 25, 26, 27, 28, 29, 30, 31, 32, 33, 34, 35, 36, 37, 38, 39, 40, 41, 42, 43, 44, 45, 46, 47, 48, 49, 50, 51, 52, 53, 54, 55, 56, 57, 58, 59], "xaxis": "x3", "y": [2.853, 2.839, 2.836, 2.687, 2.688, 2.67, 2.667, 2.656, 2.654, 2.653, 2.656, 2.65, 2.669, 2.656, 2.657, 2.626, 2.618, 2.626, 2.618, 2.603, 2.594, 2.602, 2.597, 2.597, 2.594, 2.595, 2.594, 2.595, 2.593, 2.597, 2.593, 2.592, 2.586, 2.589, 2.588, 2.589, 2.589, 2.59, 2.589, 2.592, 2.576, 2.585, 2.574, 2.575, 2.579, 2.602, 2.574, 2.575, 2.59, 2.571, 2.576, 2.573, 2.573, 2.574, 2.568, 2.568, 2.567, 2.56, 2.54, 2.532], "yaxis": "y3"}, {"hovertemplate": "variable=validation_accuracy<br>epoch=%{x}<br>value=%{y}<extra></extra>", "legendgroup": "validation_accuracy", "line": {"color": "#ab63fa", "dash": "solid"}, "marker": {"symbol": "circle"}, "mode": "lines", "name": "validation_accuracy", "orientation": "v", "showlegend": true, "type": "scatter", "x": [0, 1, 2, 3, 4, 5, 6, 7, 8, 9, 10, 11, 12, 13, 14, 15, 16, 17, 18, 19, 20, 21, 22, 23, 24, 25, 26, 27, 28, 29, 30, 31, 32, 33, 34, 35, 36, 37, 38, 39, 40, 41, 42, 43, 44, 45, 46, 47, 48, 49, 50, 51, 52, 53, 54, 55, 56, 57, 58, 59], "xaxis": "x2", "y": [0.1253, 0.1341, 0.1344, 0.2973, 0.2919, 0.3099, 0.3119, 0.3243, 0.3247, 0.327, 0.3254, 0.33, 0.3087, 0.3215, 0.3221, 0.3554, 0.3637, 0.3533, 0.3615, 0.3776, 0.3872, 0.3781, 0.3839, 0.3822, 0.387, 0.3853, 0.3851, 0.3842, 0.3876, 0.3825, 0.385, 0.3871, 0.3937, 0.3898, 0.3928, 0.392, 0.3901, 0.3893, 0.3907, 0.3882, 0.4065, 0.3933, 0.4065, 0.4072, 0.4016, 0.3767, 0.4087, 0.4039, 0.3909, 0.4092, 0.4041, 0.4075, 0.4065, 0.4055, 0.4132, 0.4128, 0.4129, 0.4189, 0.4419, 0.4495], "yaxis": "y2"}, {"hovertemplate": "variable=competition_score<br>epoch=%{x}<br>value=%{y}<extra></extra>", "legendgroup": "competition_score", "line": {"color": "#FFA15A", "dash": "solid"}, "marker": {"symbol": "circle"}, "mode": "lines", "name": "competition_score", "orientation": "v", "showlegend": true, "type": "scatter", "x": [0, 1, 2, 3, 4, 5, 6, 7, 8, 9, 10, 11, 12, 13, 14, 15, 16, 17, 18, 19, 20, 21, 22, 23, 24, 25, 26, 27, 28, 29, 30, 31, 32, 33, 34, 35, 36, 37, 38, 39, 40, 41, 42, 43, 44, 45, 46, 47, 48, 49, 50, 51, 52, 53, 54, 55, 56, 57, 58, 59], "xaxis": "x", "y": [0.03654, 0.03654, 0.03654, 0.4506, 0.4579, 0.4685, 0.4479, 0.4691, 0.4654, 0.4689, 0.4718, 0.4688, 0.4318, 0.4462, 0.4538, 0.4961, 0.4961, 0.5007, 0.4984, 0.5064, 0.5146, 0.5023, 0.5087, 0.51, 0.5111, 0.5115, 0.5096, 0.5058, 0.5136, 0.5088, 0.5083, 0.5184, 0.5206, 0.517, 0.5129, 0.5125, 0.5164, 0.5232, 0.5125, 0.5153, 0.5403, 0.5312, 0.5343, 0.5352, 0.5307, 0.5147, 0.5432, 0.5353, 0.5277, 0.5352, 0.5418, 0.538, 0.5409, 0.5395, 0.5466, 0.5457, 0.5364, 0.5291, 0.541, 0.5454], "yaxis": "y"}], "layout": {"annotations": [{"font": {}, "showarrow": false, "text": "variable=competition_score", "textangle": 90, "x": 0.98, "xanchor": "left", "xref": "paper", "y": 0.088, "yanchor": "middle", "yref": "paper"}, {"font": {}, "showarrow": false, "text": "variable=validation_accuracy", "textangle": 90, "x": 0.98, "xanchor": "left", "xref": "paper", "y": 0.294, "yanchor": "middle", "yref": "paper"}, {"font": {}, "showarrow": false, "text": "variable=validation_loss", "textangle": 90, "x": 0.98, "xanchor": "left", "xref": "paper", "y": 0.5, "yanchor": "middle", "yref": "paper"}, {"font": {}, "showarrow": false, "text": "variable=train_epoch_accuracy", "textangle": 90, "x": 0.98, "xanchor": "left", "xref": "paper", "y": 0.706, "yanchor": "middle", "yref": "paper"}, {"font": {}, "showarrow": false, "text": "variable=train_epoch_loss", "textangle": 90, "x": 0.98, "xanchor": "left", "xref": "paper", "y": 0.912, "yanchor": "middle", "yref": "paper"}], "legend": {"title": {"text": "variable"}, "tracegroupgap": 0}, "title": {"text": "epoch metrics"}, "xaxis": {"anchor": "y", "domain": [0, 0.98], "title": {"text": "epoch"}}, "xaxis2": {"anchor": "y2", "domain": [0, 0.98], "matches": "x", "showticklabels": false}, "xaxis3": {"anchor": "y3", "domain": [0, 0.98], "matches": "x", "showticklabels": false}, "xaxis4": {"anchor": "y4", "domain": [0, 0.98], "matches": "x", "showticklabels": false}, "xaxis5": {"anchor": "y5", "domain": [0, 0.98], "matches": "x", "showticklabels": false}, "yaxis": {"anchor": "x", "domain": [0, 0.176], "title": {"text": "value"}}, "yaxis2": {"anchor": "x2", "domain": [0.206, 0.382], "title": {"text": "value"}}, "yaxis3": {"anchor": "x3", "domain": [0.412, 0.588], "title": {"text": "value"}}, "yaxis4": {"anchor": "x4", "domain": [0.618, 0.794], "title": {"text": "value"}}, "yaxis5": {"anchor": "x5", "domain": [0.824, 1], "title": {"text": "value"}}}}
